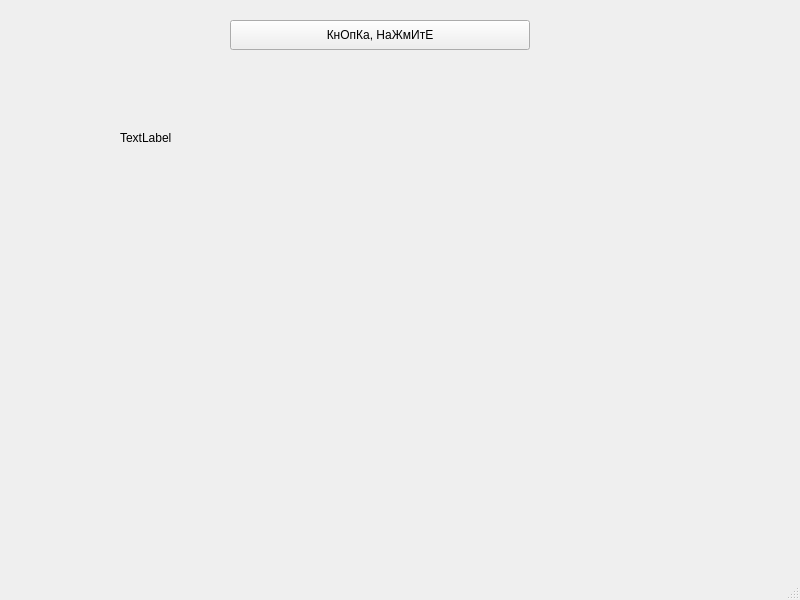
<?xml version="1.0" encoding="UTF-8"?>
<ui version="4.0">
 <class>MainWindow</class>
 <widget class="QMainWindow" name="MainWindow">
  <property name="geometry">
   <rect>
    <x>0</x>
    <y>0</y>
    <width>800</width>
    <height>600</height>
   </rect>
  </property>
  <property name="windowTitle">
   <string>MainWindow</string>
  </property>
  <widget class="QWidget" name="centralwidget">
   <widget class="QPushButton" name="pushButton">
    <property name="enabled">
     <bool>true</bool>
    </property>
    <property name="geometry">
     <rect>
      <x>230</x>
      <y>20</y>
      <width>300</width>
      <height>30</height>
     </rect>
    </property>
    <property name="text">
     <string>КнОпКа, НаЖмИтЕ</string>
    </property>
   </widget>
   <widget class="QLabel" name="label">
    <property name="geometry">
     <rect>
      <x>120</x>
      <y>130</y>
      <width>55</width>
      <height>16</height>
     </rect>
    </property>
    <property name="text">
     <string>TextLabel</string>
    </property>
   </widget>
  </widget>
  <widget class="QMenuBar" name="menubar">
   <property name="geometry">
    <rect>
     <x>0</x>
     <y>0</y>
     <width>800</width>
     <height>26</height>
    </rect>
   </property>
  </widget>
  <widget class="QStatusBar" name="statusbar"/>
 </widget>
 <resources/>
 <connections/>
</ui>
